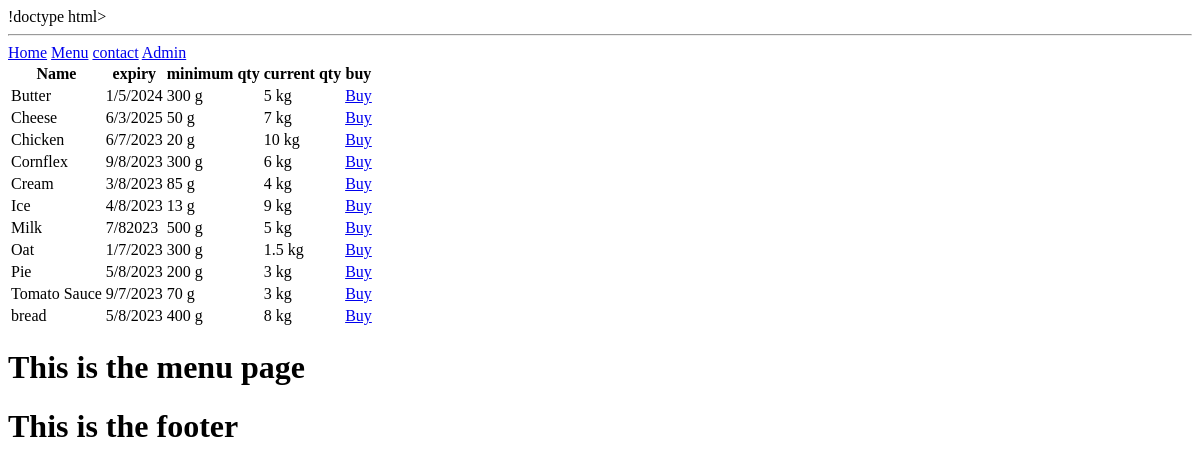
/admin, run on an earlier commit of the app's database.
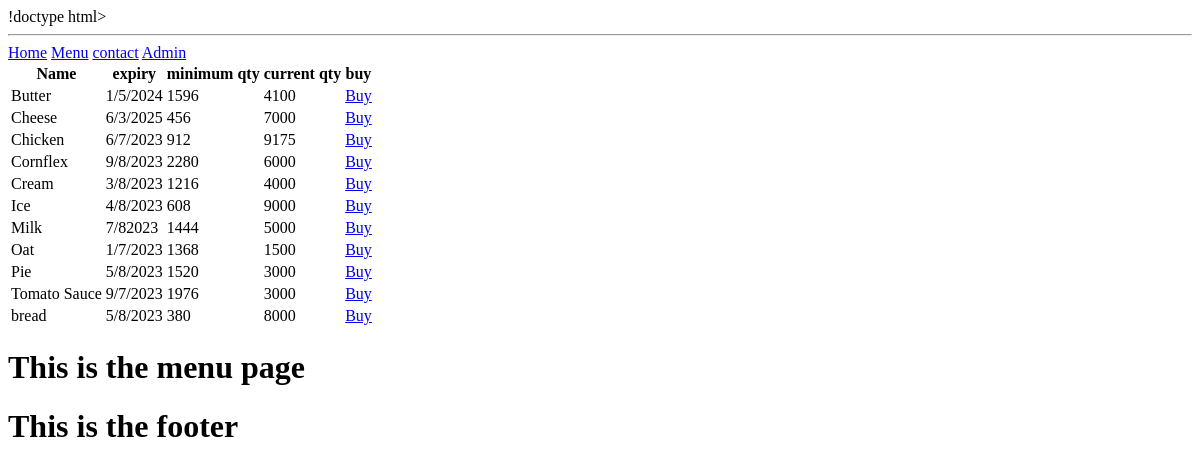
And on a later commit of the database.
### tables this page shows
CREATE TABLE Inventory (item_id INTEGER PRIMARY KEY AUTOINCREMENT, item_name TEXT, item_expiry, base_qty TEXT, balance_qty);

### routes.py (the view)
@app.route("/admin")
def admin():
    inventory = select_database('SELECT * FROM Inventory ORDER BY \
item_name ASC;', 1)
    return render_template("admin.html", title="admin", inventory=inventory)

### routes.py (called while the page is built)
def select_database(*args):
    conn = sqlite3.connect('Inventory_management_system.db')
    cur = conn.cursor()
    if len(args) == 2:
        cur.execute(args[0])
    else:
        argument_tuple = ()
        for i in range(1, len(args)-1):
            argument_tuple += (args[i],)
        cur.execute(args[0], argument_tuple)
    if args[-1] == 1:
        results = cur.fetchall()
    else:
        results = cur.fetchone()
    conn.close()
    return results

### Templates/admin.html
{% extends 'layout.html' %}
{% block content %}
<table>
  <form>
    <tr>
        <th>Name</th>
        <th>expiry</th>
        <th>minimum qty</th>
        <th>current qty</th>
        <th>buy</th>
    </tr>
        {% for inventory in inventory %}
    <tr>
        <td>{{ inventory[1] }}</td>
        <td>{{ inventory[2] }}</td>
        <td>{{ inventory[3] }}</td>
        <td>{{ inventory[4] }}</td>
        <td><a href="/add_product?added_qty=500&id={{ inventory[0] }}">Buy</a></td>
    </tr>
        {% endfor %}
  </form>
</table>
<h1>This is the menu page</h1>
{% endblock %}

### Templates/layout.html (shortened to what this page needs)
<html>
 <head>
 </head>
 <body>
   {% include 'nav.html' %}
   {% block content %}{% endblock %}
   {% include 'footer.html' %}
 </body>
</html>

### Templates/nav.html (shortened to what this page needs)
<hr>
<nav>
    <a href = "/">Home</a> <a href="/menu">Menu</a> <a href="/contact" >contact</a> <a href ="/admin">Admin</a>
</nav>

### Templates/footer.html
<footer>
    <h1>This is the footer</h1>
</footer>

What changed in the data, as far as the page shows it:
changed Inventory "Butter": base_qty "300 g" → "1596"; balance_qty "5 kg" → "4100"
changed Inventory "Cheese": base_qty "50 g" → "456"; balance_qty "7 kg" → "7000"
changed Inventory "Chicken": base_qty "20 g" → "912"; balance_qty "10 kg" → "9175"
changed Inventory "Cornflex": base_qty "300 g" → "2280"; balance_qty "6 kg" → "6000"
changed Inventory "Cream": base_qty "85 g" → "1216"; balance_qty "4 kg" → "4000"
changed Inventory "Ice": base_qty "13 g" → "608"; balance_qty "9 kg" → "9000"
changed Inventory "Milk": base_qty "500 g" → "1444"; balance_qty "5 kg" → "5000"
changed Inventory "Oat": base_qty "300 g" → "1368"; balance_qty "1.5 kg" → "1500"
changed Inventory "Pie": base_qty "200 g" → "1520"; balance_qty "3 kg" → "3000"
changed Inventory "Tomato Sauce": base_qty "70 g" → "1976"; balance_qty "3 kg" → "3000"
changed Inventory "bread": base_qty "400 g" → "380"; balance_qty "8 kg" → "8000"
